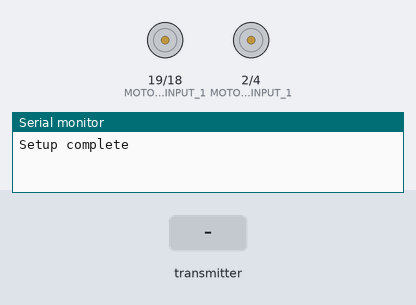
The sketch below on a simulated ESP32. On the bench: motor-driver pin pairs drawn as motors (green arrow = first pin HIGH = forward, orange = second pin HIGH = backward, longer = more drive, scaled by the enable pin), the last lines printed to the serial monitor. The test bench sets the inputs (shaded band).

Above: at 1.2 s.
1.3 s: the transmitter starts sending x = 0
At 1.6 s:
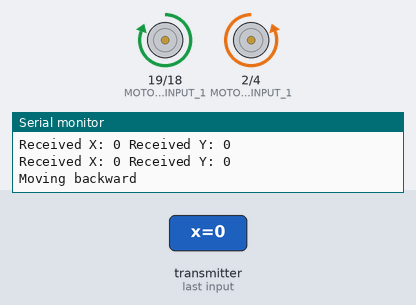
2.8 s: the transmitter starts sending y = 2048
At 3.9 s:
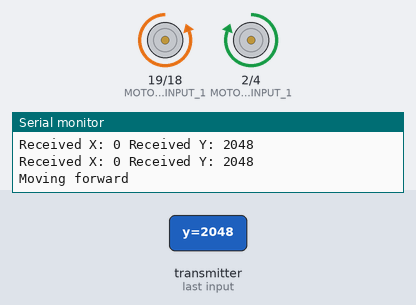
4.3 s: the transmitter starts sending y = 0
At 5.1 s:
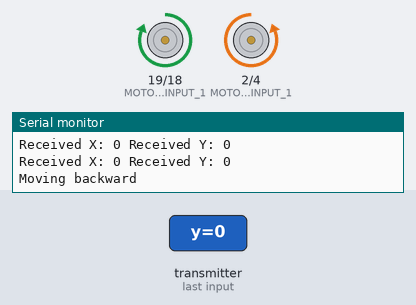
5.8 s: the transmitter starts sending y = 4095
At 6.2 s:
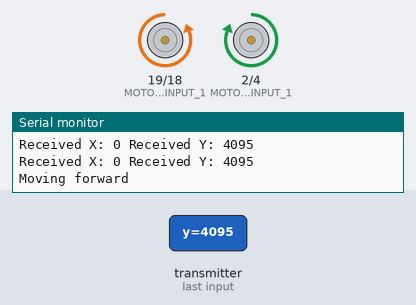
Timing chart, 0 to 8.3 s (numbered marks = the images above; inputs shaded):
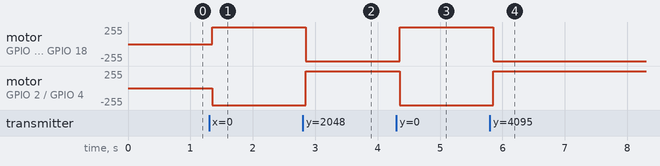

Measured:
- after the input at 1.3 s, motor on GPIO 19 (MOTORA_INPUT_1) / GPIO 18 (MOTORA_INPUT_2): stopped → forward 255/255 after 0.05 s; motor on GPIO 2 (MOTORB_INPUT_1) / GPIO 4 (MOTORB_INPUT_2): stopped → backward 255/255 after 0.05 s
- after the input at 2.8 s, motor on GPIO 19 (MOTORA_INPUT_1) / GPIO 18 (MOTORA_INPUT_2): forward 255/255 → backward 255/255 after 0.05 s; motor on GPIO 2 (MOTORB_INPUT_1) / GPIO 4 (MOTORB_INPUT_2): backward 255/255 → forward 255/255 after 0.05 s
- after the input at 4.3 s, motor on GPIO 19 (MOTORA_INPUT_1) / GPIO 18 (MOTORA_INPUT_2): backward 255/255 → forward 255/255 after 0.05 s; motor on GPIO 2 (MOTORB_INPUT_1) / GPIO 4 (MOTORB_INPUT_2): forward 255/255 → backward 255/255 after 0.05 s
- after the input at 5.8 s, motor on GPIO 19 (MOTORA_INPUT_1) / GPIO 18 (MOTORA_INPUT_2): forward 255/255 → backward 255/255 after 0.05 s; motor on GPIO 2 (MOTORB_INPUT_1) / GPIO 4 (MOTORB_INPUT_2): backward 255/255 → forward 255/255 after 0.05 s

The sketch:

Receiver.ino
```cpp
//Receiver Code
#include <esp_now.h>
#include <WiFi.h>

// Motor control pins
#define MOTORA_ENABLE 23

#define MOTORA_INPUT_1 19
#define MOTORA_INPUT_2 18

#define MOTORB_ENABLE 5

#define MOTORB_INPUT_1 2
#define MOTORB_INPUT_2 4

// Structure to receive data
typedef struct struct_message {
  int x;
  int y;
} struct_message;

// Create a struct_message called myData
struct_message myData;

// Callback function that will be executed when data is received
void OnDataRecv(const uint8_t * mac, const uint8_t *incomingData, int len) {
  memcpy(&myData, incomingData, sizeof(myData));
  Serial.print("Received X: ");
  Serial.print(myData.x);
  Serial.print(" Received Y: ");
  Serial.println(myData.y);
  controlMotors(myData.x, myData.y);
}

void setup() {
  // Initialize Serial Monitor
  Serial.begin(115200);

  // Set device as a Wi-Fi Station
  WiFi.mode(WIFI_STA);

  // Init ESP-NOW
  if (esp_now_init() != ESP_OK) {
    Serial.println("Error initializing ESP-NOW");
    return;
  }

  // Register the receive callback
  esp_now_register_recv_cb(OnDataRecv);

  // Initialize motor control pins
  pinMode(MOTORA_ENABLE, OUTPUT);
  pinMode(MOTORA_INPUT_1, OUTPUT);
  pinMode(MOTORA_INPUT_2, OUTPUT);
  pinMode(MOTORB_ENABLE, OUTPUT);
  pinMode(MOTORB_INPUT_1, OUTPUT);
  pinMode(MOTORB_INPUT_2, OUTPUT);

  // Enable motors
  digitalWrite(MOTORA_ENABLE, HIGH);
  digitalWrite(MOTORB_ENABLE, HIGH);

  Serial.println("Setup complete");
}

void controlMotors(int x, int y) {
  // Define thresholds
  int LowL = 1500;
  int HighL = 2000;


  // Debug print motor values
  Serial.print("Received X: ");
  Serial.print(x);
  Serial.print(" Received Y: ");
  Serial.println(y);

  if (y > HighL ) {
    // Move forward
    Serial.println("Moving forward");
    digitalWrite(MOTORA_INPUT_1, LOW);
    digitalWrite(MOTORA_INPUT_2, HIGH);
    digitalWrite(MOTORB_INPUT_1, HIGH);
    digitalWrite(MOTORB_INPUT_2, LOW);
  } else if (y < LowL ) {
    // Move backward
    Serial.println("Moving backward");
    digitalWrite(MOTORA_INPUT_1, HIGH);
    digitalWrite(MOTORA_INPUT_2, LOW);
    digitalWrite(MOTORB_INPUT_1, LOW);
    digitalWrite(MOTORB_INPUT_2, HIGH);
  } else if (x > HighL ) {
    // Turn left
    Serial.println("Turning left");
    digitalWrite(MOTORA_INPUT_1, HIGH);
    digitalWrite(MOTORA_INPUT_2, LOW);
    digitalWrite(MOTORB_INPUT_1, HIGH);
    digitalWrite(MOTORB_INPUT_2, LOW);
  } else if (x < LowL) {
    // Turn right
    Serial.println("Turning right");
    digitalWrite(MOTORA_INPUT_1, LOW);
    digitalWrite(MOTORA_INPUT_2, HIGH);
    digitalWrite(MOTORB_INPUT_1, LOW);
    digitalWrite(MOTORB_INPUT_2, HIGH);
  } else {
    // Stop
    Serial.println("Stopping");
    digitalWrite(MOTORA_INPUT_1, LOW);
    digitalWrite(MOTORA_INPUT_2, LOW);
    digitalWrite(MOTORB_INPUT_1, LOW);
    digitalWrite(MOTORB_INPUT_2, LOW);
  }

  // Enable PWM (not used here, but kept for reference)
  digitalWrite(MOTORA_ENABLE, HIGH);
  digitalWrite(MOTORB_ENABLE, HIGH);
}

void loop() {
  // Do nothing in loop, waiting for data
}
```
